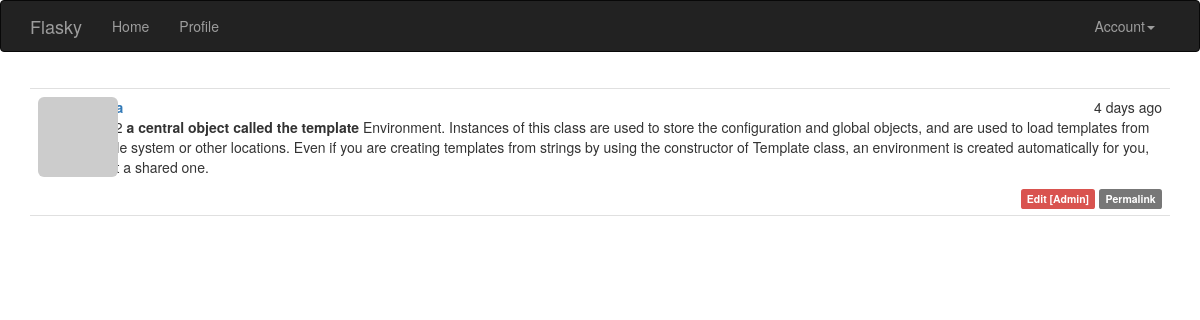
Page /post/3 (signed in) on the committed database.
### app/models.py (models this page shows, shortened)
class Post(db.Model):
    __tablename__ = 'posts'
    id = db.Column(db.Integer, primary_key=True)
    body = db.Column(db.Text)
    body_html = db.Column(db.Text)
    timestamp = db.Column(db.DateTime, index=True, default=datetime.utcnow)
    author_id = db.Column(db.Integer, db.ForeignKey('users.id'))

### app/main/views.py (the view)
@main.route('/post/<int:id>')
def post(id):
    post = Post.query.get_or_404(id)
    return render_template('post.html', posts=[post])

### app/auth/views.py (called while the page is built)
@auth.before_app_request
def before_request():
    if current_user.is_authenticated:
        current_user.ping()
        if not current_user.confirmed \
                and request.endpoint \
                and request.endpoint[:5] != 'auth.' \
                and request.endpoint != 'static':
            return redirect(url_for('auth.unconfirmed'))

### app/main/__init__.py (called while the page is built)
@main.app_context_processor
def inject_permissions():
    return dict(Permission=Permission)

### app/models.py (called while the page is built)
@login_manager.user_loader
def load_user(user_id):
    return User.query.get(int(user_id))

    def can(self, permissions):
        return self.role is not None and \
            (self.role.permissions & permissions) == permissions

    def is_administrator(self):
        return self.can(Permission.ADMINISTER)

    def ping(self):
        self.last_seen = datetime.utcnow()
        db.session.add(self)

    def gravatar(self, size=100, default='identicon', rating='g'):
        if request.is_secure:
            url = 'https://secure.gravatar.com/avatar'
        else:
            url = 'http://www.gravatar.com/avatar'
        hash = self.avatar_hash or hashlib.md5(
            self.email.encode('utf-8')).hexdigest()
        return '{url}/{hash}?s={size}&d={default}&r={rating}'.format(
            url=url, hash=hash, size=size, default=default, rating=rating)

### app/templates/post.html (shortened to what this page needs)
{% extends "base.html" %}
{% import "_macros.html" as macros %}
{% block page_content %}
{% include '_posts.html' %}
{% endblock %}

### app/templates/_posts.html (shortened to what this page needs)
<ul class="posts">
  {% for post in posts %}
  <li class="post">
    <div class="post-thumbnail">
      <a href="{{ url_for('.user', username=post.author.username) }}">
        <img class="img-rounded profile-thumbnail" src="{{
        post.author.gravatar(size=40) }}">
      </a>
    </div>
    <div class="post-content">
      <div class="post-date">{{ moment(post.timestamp).fromNow() }}</div>
      <div class="post-author">
        <a href="{{ url_for('.user', username=post.author.username) }}">
        </a>
      </div>
      <div class="post-body">
        {% if post.body_html %}
          {{ post.body_html | safe }}
        {% else %}
          {{ post.body }}
        {% endif %}
      </div>
      <div class="post-footer">
        {% if current_user == post.author %}
        <a href="{{ url_for('.edit', id=post.id) }}">
          <span class="label label-primary">Edit</span>
        </a>
        {% elif current_user.is_administrator() %}
         <a href="{{ url_for('.edit', id=post.id) }}">
          <span class="label label-danger">Edit [Admin]</span>
        </a>
        {% endif %}
        <a href="{{ url_for('.post', id=post.id) }}">
          <span class="label label-default">Permalink</span>
        </a>
      </div>
    </div>
  </li>
  {% endfor %}
</ul>

### app/static/styles.css (style rules this page uses)
.profile-thumbnail { position: absolute; }
ul.posts { list-style-type: none; padding: 0px; margin: 16px 0px 0px 0px; border-top: 1px solid #e0e0e0; }
ul.posts li.post { padding: 8px; border-bottom: 1px solid #e0e0e0; }
div.post-date { float: right; }
div.post-author { font-weight: bold; }
div.post-thumbnail { position: absolute; }
div.post-content { margin-left: 48px; min-height: 48px; }
div.post-footer { text-align: right; }

### rows in the picture
Post: timestamp "4 days ago", body_html "a central object called the template Environment. Instances of this class are used to store the configuration and global objects, and are used to load templates from the file system or other locations. Even if you are creating templates from strings by using the constructor of Template class, an environment is created automatically for you, albeit a shared one."
